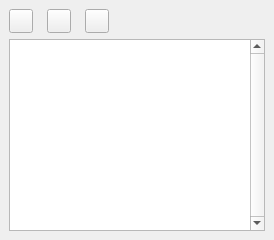
  <widget class="QDockWidget" name="dwNote">
   <property name="floating">
    <bool>false</bool>
   </property>
   <property name="features">
    <set>QDockWidget::DockWidgetMovable</set>
   </property>
   <property name="windowTitle">
    <string>Notes</string>
   </property>
   <attribute name="dockWidgetArea">
    <number>8</number>
   </attribute>
   <widget class="QWidget" name="dwcNotes">
    <layout class="QHBoxLayout" name="horizontalLayout_3">
     <item>
      <layout class="QVBoxLayout" name="vlINotes">
       <item>
        <layout class="QHBoxLayout" name="hlNotes">
         <item>
          <widget class="QPushButton" name="btnNotesOpen">
           <property name="minimumSize">
            <size>
             <width>24</width>
             <height>24</height>
            </size>
           </property>
           <property name="maximumSize">
            <size>
             <width>24</width>
             <height>24</height>
            </size>
           </property>
           <property name="toolTip">
            <string>Open Note</string>
           </property>
           <property name="text">
            <string/>
           </property>
           <property name="icon">
            <iconset resource="../PyRunResources.qrc">
             <normaloff>:/data/Icons/Open.png</normaloff>:/data/Icons/Open.png</iconset>
           </property>
           <property name="iconSize">
            <size>
             <width>16</width>
             <height>16</height>
            </size>
           </property>
          </widget>
         </item>
         <item>
          <spacer name="horizontalSpacer_18">
           <property name="orientation">
            <enum>Qt::Horizontal</enum>
           </property>
           <property name="sizeType">
            <enum>QSizePolicy::Fixed</enum>
           </property>
           <property name="sizeHint" stdset="0">
            <size>
             <width>8</width>
             <height>20</height>
            </size>
           </property>
          </spacer>
         </item>
         <item>
          <widget class="QPushButton" name="btnNotesSave">
           <property name="minimumSize">
            <size>
             <width>24</width>
             <height>24</height>
            </size>
           </property>
           <property name="maximumSize">
            <size>
             <width>24</width>
             <height>24</height>
            </size>
           </property>
           <property name="toolTip">
            <string>Save Note</string>
           </property>
           <property name="text">
            <string/>
           </property>
           <property name="icon">
            <iconset resource="../PyRunResources.qrc">
             <normaloff>:/data/Icons/Save.png</normaloff>:/data/Icons/Save.png</iconset>
           </property>
           <property name="iconSize">
            <size>
             <width>16</width>
             <height>16</height>
            </size>
           </property>
          </widget>
         </item>
         <item>
          <spacer name="horizontalSpacer_19">
           <property name="orientation">
            <enum>Qt::Horizontal</enum>
           </property>
           <property name="sizeType">
            <enum>QSizePolicy::Minimum</enum>
           </property>
           <property name="sizeHint" stdset="0">
            <size>
             <width>8</width>
             <height>20</height>
            </size>
           </property>
          </spacer>
         </item>
         <item>
          <widget class="QPushButton" name="btnNotesClear">
           <property name="minimumSize">
            <size>
             <width>24</width>
             <height>24</height>
            </size>
           </property>
           <property name="maximumSize">
            <size>
             <width>24</width>
             <height>24</height>
            </size>
           </property>
           <property name="toolTip">
            <string>Clear Note</string>
           </property>
           <property name="text">
            <string/>
           </property>
           <property name="icon">
            <iconset resource="../PyRunResources.qrc">
             <normaloff>:/data/Icons/Clear.png</normaloff>:/data/Icons/Clear.png</iconset>
           </property>
           <property name="iconSize">
            <size>
             <width>16</width>
             <height>16</height>
            </size>
           </property>
          </widget>
         </item>
         <item>
          <spacer name="hsNotes">
           <property name="orientation">
            <enum>Qt::Horizontal</enum>
           </property>
           <property name="sizeHint" stdset="0">
            <size>
             <width>40</width>
             <height>20</height>
            </size>
           </property>
          </spacer>
         </item>
        </layout>
       </item>
       <item>
        <widget class="CodeEditor" name="txtNotes">
         <property name="minimumSize">
          <size>
           <width>250</width>
           <height>150</height>
          </size>
         </property>
         <property name="toolTip">
          <string>Output</string>
         </property>
         <property name="verticalScrollBarPolicy">
          <enum>Qt::ScrollBarAlwaysOn</enum>
         </property>
        </widget>
       </item>
      </layout>
     </item>
    </layout>
   </widget>
  </widget>
